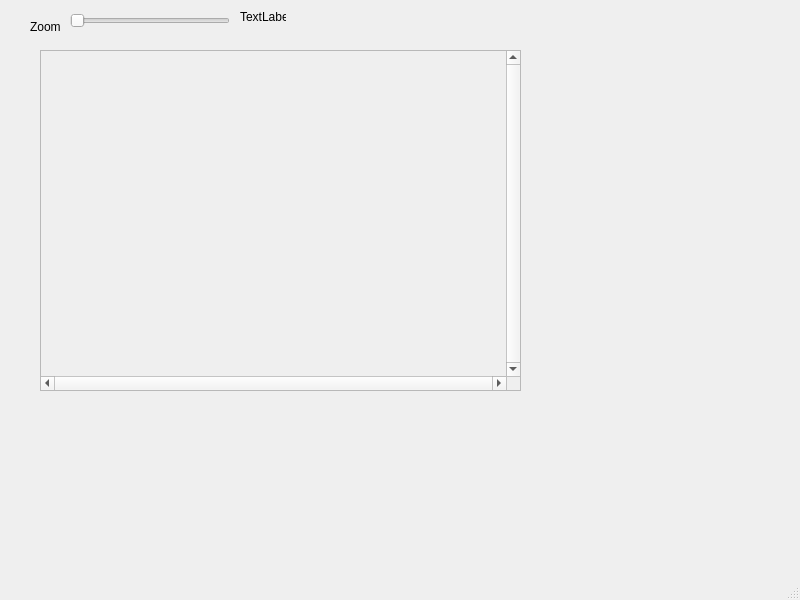
<?xml version="1.0" encoding="UTF-8"?>
<ui version="4.0">
 <class>MainWindow</class>
 <widget class="QMainWindow" name="MainWindow">
  <property name="geometry">
   <rect>
    <x>0</x>
    <y>0</y>
    <width>800</width>
    <height>600</height>
   </rect>
  </property>
  <property name="windowTitle">
   <string>MainWindow</string>
  </property>
  <widget class="QWidget" name="centralwidget">
   <widget class="QSlider" name="horizontalSlider">
    <property name="geometry">
     <rect>
      <x>70</x>
      <y>10</y>
      <width>160</width>
      <height>22</height>
     </rect>
    </property>
    <property name="minimum">
     <number>1</number>
    </property>
    <property name="maximum">
     <number>10</number>
    </property>
    <property name="orientation">
     <enum>Qt::Horizontal</enum>
    </property>
   </widget>
   <widget class="QScrollArea" name="scrollArea">
    <property name="geometry">
     <rect>
      <x>40</x>
      <y>50</y>
      <width>481</width>
      <height>341</height>
     </rect>
    </property>
    <property name="verticalScrollBarPolicy">
     <enum>Qt::ScrollBarAlwaysOn</enum>
    </property>
    <property name="horizontalScrollBarPolicy">
     <enum>Qt::ScrollBarAlwaysOn</enum>
    </property>
    <property name="widgetResizable">
     <bool>true</bool>
    </property>
    <widget class="QWidget" name="scrollAreaWidgetContents">
     <property name="geometry">
      <rect>
       <x>0</x>
       <y>0</y>
       <width>462</width>
       <height>322</height>
      </rect>
     </property>
     <widget class="QWidget" name="imageCanvas" native="true">
      <property name="geometry">
       <rect>
        <x>40</x>
        <y>10</y>
        <width>640</width>
        <height>480</height>
       </rect>
      </property>
     </widget>
    </widget>
   </widget>
   <widget class="QLabel" name="label_2">
    <property name="geometry">
     <rect>
      <x>240</x>
      <y>10</y>
      <width>46</width>
      <height>13</height>
     </rect>
    </property>
    <property name="text">
     <string>TextLabel</string>
    </property>
   </widget>
   <widget class="QLabel" name="label_3">
    <property name="geometry">
     <rect>
      <x>30</x>
      <y>20</y>
      <width>46</width>
      <height>13</height>
     </rect>
    </property>
    <property name="text">
     <string>Zoom</string>
    </property>
   </widget>
  </widget>
  <widget class="QMenuBar" name="menubar">
   <property name="geometry">
    <rect>
     <x>0</x>
     <y>0</y>
     <width>800</width>
     <height>21</height>
    </rect>
   </property>
  </widget>
  <widget class="QStatusBar" name="statusbar"/>
 </widget>
 <resources/>
 <connections>
  <connection>
   <sender>horizontalSlider</sender>
   <signal>valueChanged(int)</signal>
   <receiver>label_2</receiver>
   <slot>setNum(int)</slot>
   <hints>
    <hint type="sourcelabel">
     <x>174</x>
     <y>46</y>
    </hint>
    <hint type="destinationlabel">
     <x>237</x>
     <y>39</y>
    </hint>
   </hints>
  </connection>
 </connections>
</ui>
